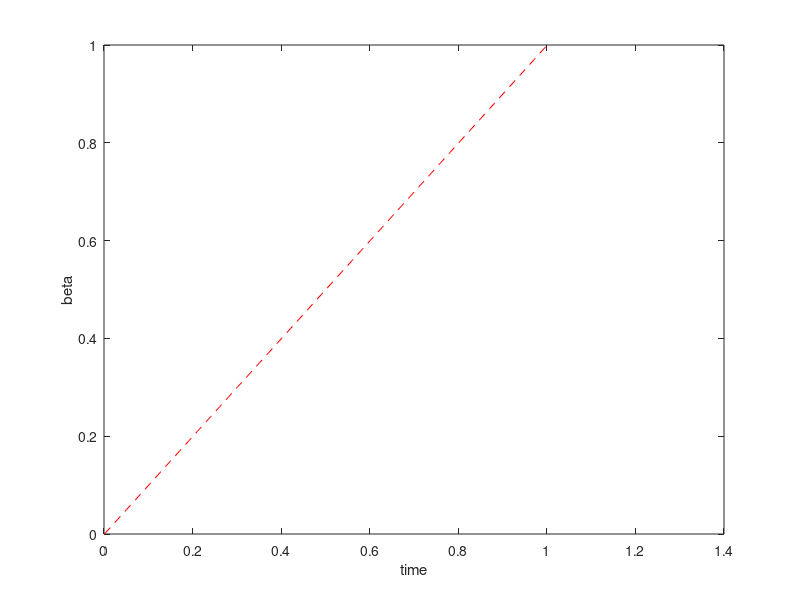

Here is the MATLAB script that generated this plot: (Note: this script raises an error after producing the figure.)
% Structure
% 1) It generates the pitchfork Normalized (to extract 
%   -timePitch scaling and 
%   -maxStatePitch )
%   -maxBetaPitch
% 2) It integrate the jingwang (To find the right scale for the
%   pitchfork)(it finds the maxState of Jin Wang) 
%   - timeJin
%   - maxStateJin       
%    -maxBetaJin
% 3) It normalize pitchfork using the scale of the jin wang and the pitchfork . 
%   - creates finalScale = maxStatepitch/maxStateJIn
% 4) It generates the prediction of jin using pitch equations.
% Equation  = mu = (x * finalscale )^2 / maxBeta

%Note: Every-Modification in 4 needs to be reflected in 2
%% 1) Generate data for the Pitchfork
clear all, close all, clc
figpath = '../figures/';
addpath('./utils');
addpath('./violin/');
addpath('./NoiseFunctions/');
addpath('./plottingfunctions/');
tic

%generate Data

n = 3; %number of variables
dt=0.01; %timestep

%Integrate interval

Endinterval = 1; %initial value of the pitchfor bifurcation
%Endinterval = 1.5; %initial value of the pitchfor bifurcation
intervalzero = -.001;

%real hidden variable interval
%tinterval=[0 Initinterval];
tinterval=[intervalzero Endinterval];

% Integrate
tspan=[.001:dt:tinterval(2)-tinterval(1)];
N = length(tspan);

%options = odeset('RelTol',1e-12,'AbsTol',1e-12*ones(1,n));
Xpitch=[];
%Coeficients of polyorder 3 c1*t+c2*t^2+c3*t^3 & and final time value 
%c=[3,2,1,Endinterval];

cPitch=[1,0,0,Endinterval];
c = cPitch
%Analitic polinomial

%Integration for Pitchforksystem
reescale = 16
%xMax = [1,1,1];

yzNonreescaled=c(1)*(tspan+tinterval(1))+c(2)*(tspan+tinterval(1)).^2 ...
        +c(3).*(tspan+tinterval(1)).^3;
yzero = reescale*(c(1)*(tspan+tinterval(1))+c(2)*(tspan+tinterval(1)).^2 ...
        +c(3).*(tspan+tinterval(1)).^3);

maxBetapitch = max(yzero);
yzero = yzero/max(yzero);

figure(1)
plot(tspan, yzero,'r--')
xlabel('time')
ylabel('beta')
xline(0,'k--');
set(gca,'FontSize',16);
l=legend('Polynomial Pitchfork');
l.FontSize = 14;
l.Location='northeast';
title('polynomial Pitchfork');

xMax = ones((length(c)-1));
        mu0=[yzero(1)];  %initial condition of Beta  
        
        %sqrt(muo)%formula of coordinate x0 in function of beta(mu0)
        x0=real(sqrt(mu0))+0.01; %Initial condition of state variables
        [t,x] = ode45(@(t,x) saddlenodeTimeReescale(t,x,c,xMax,reescale,maxBetapitch ),tspan,[tspan(1),mu0,x0]);%,options);
        Xpitch = [Xpitch;x];
        
        %plot variable x vs bifurcation parameter
        figure(2)
        hold on
        plot(x(:,2),x(:,3),'b-')  
        xlabel('beta')
        ylabel('State x3')
        xline(0,'k--');
        yline(0,'k--');
        set(gca,'FontSize',16);
        l=legend('Trajectory with changin beta');
        l.FontSize = 14;
        l.Location='northeast';
        title('Pitchfork State vsparameter')
        hold off    

mufunc = @(x) ((x(:,3).^2))*(xMax(3))^2/maxBetapitch; %here max is one
%mufunc = @(x) reescale*(x(:,3)/xMax(3)).^2
mu_observed=mufunc(x); 

%%Polinomial fit
%In the fututure we can let unkonw the coefficient (tinterval(1)or tinterval(2))

F1=@(weightdx,xdata)  (weightdx(1)*(xdata+tinterval(1))+weightdx(2)*(xdata+tinterval(1)).^2 ...
        +weightdx(3).*(xdata+tinterval(1)).^3);

%curve fitting
weights0=[0.5 0.5 0.5];%initial guess for weights
[weightdx, resnorm,~,exitflag,output] = lsqcurvefit(F1,weights0, tspan, mu_observed')

%data predicted from F1 evaluated with the predicted coefficients
reproduced_data= F1(weightdx,tspan);
        
plotState_Beta_time_Pred(tspan,Xpitch,mu_observed,yzero,reproduced_data,n,3)

xMaxPitch = max(abs(Xpitch));

%% 2) Obtaining maximum of Jin-Wang scale to reescale pitchfork (Doned)

% Reescale the time between zero and one.

% Do the transition 
%   It is necessary to construct the JingWang Scale Togueter

%I need to import the scale of JinWang as the maximum of its trajectories. 

p1 =         0;
p2 =      0.9285;
p3 =    -0.02771;
p4 =   0.0003581;

alpha2= 3;
gamma=3;
beta=gamma;
n = 4; % Number of variables
dt=0.01; % Timestep

% Integrate Interval
Initinterval = 1;
neg_inter = 0;
tinterval=[neg_inter Initinterval];
tspan=[.001:dt:tinterval(2)-tinterval(1)];
N = length(tspan);
options = odeset('RelTol',1e-12,'AbsTol',1e-12*ones(1,n));
Xwang=[];

%Coeficients of polyorder 3; p1+p2*t+p3*t^2+p4*t^3 & and initial time value 
cJin=[p1,p2,p3,p4,Initinterval];
c = cJin

reescaleTimeJin = 50;
yzero= reescaleTimeJin* (c(1)+c(2)*(tspan)+c(3)*(tspan).^2+c(4)*(tspan).^3);

maxBetaJin= max(yzero);
yzero = yzero/maxBetaJin;


%plot of inverted polinomial
figure(11)
plot(tspan,yzero,'r-')
xlabel('time')
ylabel('beta')
hold on
xline(0,'k--');
set(gca,'FontSize',16);
l=legend('Explicit polinomial for steady state generation','Used polynomial for ODE data generation');
l.FontSize = 14;
l.Location='northeast';
title('Inverted polinomial');


%integration of the lorentz system
%     i=i+1
mu0=[c(1)]; %initial condition of Beta
x0=0.05; %Iniitial contions for x and y [x0,x0,z0]        
        y0=3.0;
        [t,x] = ode45(@(t,x) toggle_switch(t,x,c,alpha2,beta,gamma,reescaleTimeJin,maxBetaJin),tspan,[tspan(1),mu0,x0,y0],options);
         Xwang = [Xwang;x];
            % Plot of state variable vs Beta parameter
        figure(12)
        subplot(2,2,1)
        hold on
        plot(tspan,x(:,3),'b-')
        xlabel('time')
        ylabel('x_3')
        xline(0,'k--');
        set(gca,'FontSize',16);
        l=legend('Trajectory using numerical integration');
        l.FontSize = 14;
        l.Location='northeast';
        title('x3 vs b')
        
        subplot(2,2,2)
        plot(x(:,2),x(:,4),'b-')
        xlabel('Beta')
        ylabel('x_4')
        xline(0,'k--');
        set(gca,'FontSize',16);
        l=legend('Trajectory x4');
        l.FontSize = 14;
        l.Location='northeast';
        title('x4 vs beta')
        
        subplot(2,2,3)
        plot(x(:,2),x(:,3),'b-')
        xlabel('Beta')
        ylabel('x_3')
        xline(0,'k--');
        set(gca,'FontSize',16);
        l=legend('Trajectory x4');
        l.FontSize = 14;
        l.Location='northeast';
        title('x3 vs time')
        
        subplot(2,2,4)
        plot(x(:,1),x(:,4),'b-')
        xlabel('time')
        ylabel('x_4')
        xline(0,'k--');
        set(gca,'FontSize',16);
        l=legend('Trajectory x4');
        l.FontSize = 14;
        l.Location='northeast';
        title('x4 vs time')
        hold off    
%normalization of the variables
%xMax = max(abs(x));
%[x,yzero] = xNormalization(x,yzero);

%Mu observed from equations of steady state
mufunc = @(x) (1+(x(:,4)*xMax(4)).^beta).*(x(:,3)*xMax(3));
mu_observed = mufunc(Xwang);


           
% Polinomial fit
F1=@(weightdx,time) weightdx(1)*time+time.^2*weightdx(2)+...
    time.^3*weightdx(3);

%Curve fitting
weights0=[0.5 0.5 0.5 0.5];
opts = optimoptions('lsqcurvefit','Display','off');
[weightdx, resnorm,~,exitflag,output] = lsqcurvefit(F1,weights0, tspan, mu_observed',[],[],opts);

%Data predicted from F1 evaluated in the polinomail fit
reproduced_data= F1(weightdx,tspan);

plotState_Beta_time_Pred(tspan,x,mu_observed,yzero,reproduced_data,n,13)

xMaxWang= max(abs(Xwang));
xScale = xMaxPitch./xMaxWang(1:3);
xMaxstateJinPitch = xScale;

%% 3) Reescaling pitchfork witht the maximum of JinWang and also reescaling beta parameter. 

%Verify where is comming from xMaxPitch
%integrate the system of pitchfork with Jing wang scaled: 

%Generate data for the Pitchfork

n = 3; %number of variables
dt=0.01; %timestep

%Integrate interval

Endinterval = 1; %initial value of the pitchfor bifurcation
%Endinterval = 1.5; %initial value of the pitchfor bifurcation
intervalzero = -.001;

%real hidden variable interval
%tinterval=[0 Initinterval];
tinterval=[intervalzero Endinterval];

% Integrate
tspan2=[tinterval(2):-dt:tinterval(1)]; %interval for solving the 
tspan=[.001:dt:tinterval(2)-tinterval(1)];
N = length(tspan);

%options = odeset('RelTol',1e-12,'AbsTol',1e-12*ones(1,n));
Xpitch=[];

%Coeficients of polyorder 3 c1*t+c2*t^2+c3*t^3 & and final time value 
%c=[3,2,1,Endinterval];
c=cPitch

reescaletime = 16;

yzNonreescaled=c(1)*(tspan+tinterval(1))+c(2)*(tspan+tinterval(1)).^2 ...
        +c(3).*(tspan+tinterval(1)).^3;

yzero = reescaletime*(c(1)*(tspan+tinterval(1))+c(2)*(tspan+tinterval(1)).^2 ...
        +c(3).*(tspan+tinterval(1)).^3);
maxBetapitch = max(abs(yzero));
yzero = yzero/maxBetapitch
figure(21)
plot(tspan, yzero,'r--')
xlabel('time')
ylabel('beta')
xline(0,'k--');
set(gca,'FontSize',16);
l=legend('Polynomial Pitchfork');
l.FontSize = 14;
l.Location='northeast';
title('polynomial Pitchfork');


        mu0=[yzero(1)];  %initial condition of Beta  
        
        %sqrt(muo)%formula of coordinate x0 in function of beta(mu0)
        x0=real(sqrt(mu0))+0.01; %Initial condition of state variables
        [t,x] = ode45(@(t,x) saddlenodeTimeReescale(t,x,c,xMaxstateJinPitch,reescaletime,maxBetapitch),tspan,[tspan(1),mu0,x0]);%,options);
        Xpitch = [Xpitch;x];
        
        %plot variable x vs bifurcation parameter
        figure(22)
        hold on
        plot(x(:,2),x(:,3),'b-')  
        xlabel('beta')
        ylabel('State x3')
        xline(0,'k--');
        yline(0,'k--');
        set(gca,'FontSize',16);
        l=legend('Trajectory with changin beta');
        l.FontSize = 14;
        l.Location='northeast';
        title('Pitchfork State vsparameter')
        hold off    

mufunc = @(x) ((x(:,3).^2))*xMaxstateJinPitch(3)^2/maxBetapitch
mu_observed=mufunc(x); 

%%Polinomial fit

%In the fututure we can let unkonw the coefficient (tinterval(1)or tinterval(2))
F1=@(weightdx,xdata)  weightdx(1)*(xdata+tinterval(1))+weightdx(2)*(xdata+tinterval(1)).^2 ...
        +weightdx(3).*(xdata+tinterval(1)).^3;

%curve fitting
weights0=[0.5 0.5 0.5];%initial guess for weights
[weightdx, resnorm,~,exitflag,output] = lsqcurvefit(F1,weights0, tspan, mu_observed')

reproduced_data= F1(weightdx,tspan);

plotState_Beta_time_Pred(tspan, Xpitch, mu_observed, yzero, reproduced_data, n, 23)

%% 4) Prediction of dynamics Jin wang using pitchfork equations. 

alpha2= 3;
gamma=3;
beta=gamma;
n = 4; % Number of variables
dt=0.01; % Timestep

% Integrate Interval
Initinterval = 1;
neg_inter = 0;
tinterval=[neg_inter Initinterval];
tspan=[.001:dt:tinterval(2)-tinterval(1)];
N = length(tspan);
options = odeset('RelTol',1e-12,'AbsTol',1e-12*ones(1,n));
Xwang=[];

%Coeficients of polyorder 3; p1+p2*t+p3*t^2+p4*t^3 & and initial time value 
c = cJin



reescaleTimeJin = 50;
yzero= reescaleTimeJin* (c(1)+c(2)*(tspan)+c(3)*(tspan).^2+c(4)*(tspan).^3);

maxBetaJin= max(yzero);
yzero = yzero/maxBetaJin;


%plot of inverted polinomial
figure(31)
plot(tspan,yzero,'r-')
xlabel('time')
ylabel('beta')
hold on
xline(0,'k--');
set(gca,'FontSize',16);
l=legend('Explicit polinomial for steady state generation','Used polynomial for ODE data generation');
l.FontSize = 14;
l.Location='northeast';
title('Inverted polinomial');



%integration of the lorentz system
%     i=i+1
        mu0=[c(1)]; %initial condition of Beta
        x0=0.05; %Iniitial contions for x and y [x0,x0,z0]        
        y0=3.0;
        [t,x] = ode45(@(t,x) toggle_switch(t,x,c,alpha2,beta,gamma,reescaleTimeJin,maxBetaJin),tspan,[tspan(1),mu0,x0,y0],options);
         Xwang = [Xwang;x];
            % Plot of state variable vs Beta parameter
        figure(32)
        subplot(2,2,1)
        hold on
        plot(tspan,x(:,3),'b-')
        xlabel('time')
        ylabel('x_3')
        xline(0,'k--');
        set(gca,'FontSize',16);
        l=legend('Trajectory using numerical integration');
        l.FontSize = 14;
        l.Location='northeast';
        title('x3 vs b')
        
        subplot(2,2,2)
        plot(x(:,2),x(:,4),'b-')
        xlabel('Beta')
        ylabel('x_4')
        xline(0,'k--');
        set(gca,'FontSize',16);
        l=legend('Trajectory x4');
        l.FontSize = 14;
        l.Location='northeast';
        title('x4 vs beta')
        
        subplot(2,2,3)
        plot(x(:,2),x(:,3),'b-')
        xlabel('Beta')
        ylabel('x_3')
        xline(0,'k--');
        set(gca,'FontSize',16);
        l=legend('Trajectory x4');
        l.FontSize = 14;
        l.Location='northeast';
        title('x3 vs time')
        
        subplot(2,2,4)
        plot(x(:,1),x(:,4),'b-')
        xlabel('time')
        ylabel('x_4')
        xline(0,'k--');
        set(gca,'FontSize',16);
        l=legend('Trajectory x4');
        l.FontSize = 14;
        l.Location='northeast';
        title('x4 vs time')
        hold off    
%normalization of the variables
%xMax = max(abs(x));
%[x,yzero] = xNormalization(x,yzero);

%Mu observed from equations of steady state
mufunc = @(x) ((x(:,3).^2))*xMaxstateJinPitch(3)^2/maxBetapitch;

mu_observed = mufunc(Xwang); 

           
% Polinomial fit
F1=@(weightdx,xdata) weightdx(4)+ weightdx(1)*(xdata+tinterval(1))+weightdx(2)*(xdata+tinterval(1)).^2 ...
        +weightdx(3).*(xdata+tinterval(1)).^3;% + weightdx(5).*(xdata.^4);% + weightdx(5).*(xdata.^5);

%Curve fitting
weights0=[0.5 0.5 0.5 0.5 0.5];
opts = optimoptions('lsqcurvefit','Display','off');
%curve fitting
%weights0=[0.5 0.5 0.5];%initial guess for weights
[weightdx, resnorm,~,exitflag,output] = lsqcurvefit(F1,weights0, tspan, mu_observed')

%data predicted from F1 evaluated with the predicted coefficients
reproduced_data= F1(weightdx,tspan);



plotState_Beta_time_Pred(tspan,Xwang,mu_observed,yzero,reproduced_data,n,33)
